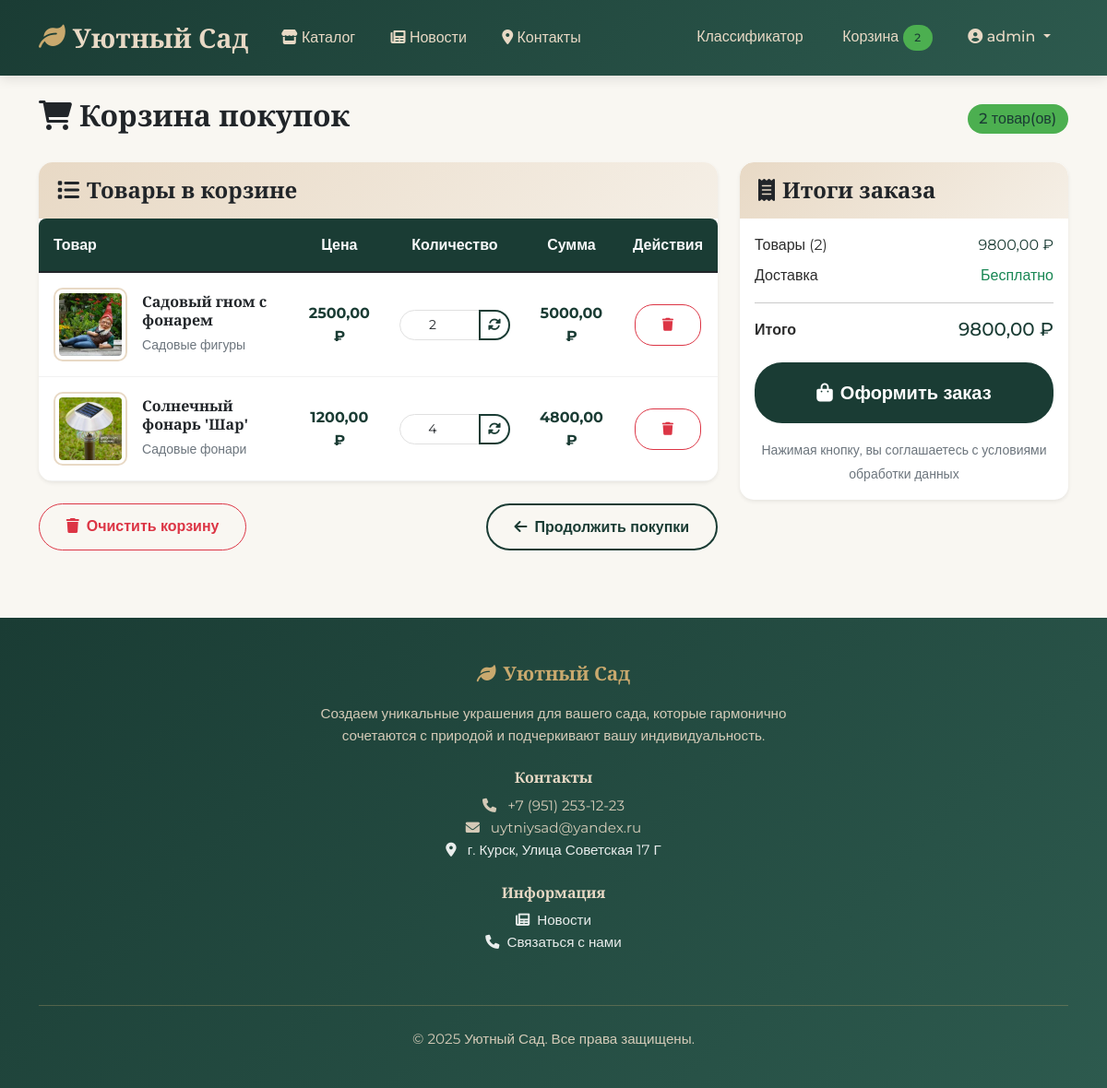
The app's page /cart/ (signed in) with its own data.
### cart/models.py (models this page shows, shortened)
class Cart(models.Model):
    user = models.ForeignKey(User, on_delete=models.CASCADE)
    created_at = models.DateTimeField(auto_now_add=True)
    updated_at = models.DateTimeField(auto_now=True)
    @property
    def total_price(self):
        return sum(item.total_price for item in self.items.all())

class CartItem(models.Model):
    cart = models.ForeignKey(Cart, on_delete=models.CASCADE, related_name='items')
    product = models.ForeignKey(Product, on_delete=models.CASCADE)
    quantity = models.PositiveIntegerField(default=1)
    @property
    def total_price(self):
        return self.product.price * self.quantity

### products/models.py (models this page shows, shortened)
class Product(models.Model):
    name = models.CharField(max_length=100, verbose_name="Название")
    slug = models.SlugField(max_length=100, unique=True, blank=True, verbose_name="URL")
    description = models.TextField(verbose_name="Описание")
    price = models.DecimalField(max_digits=10, decimal_places=2, verbose_name="Цена")
    image = models.ImageField(upload_to='products', verbose_name="Изображение")
    category = models.ForeignKey(Category, on_delete=models.CASCADE, verbose_name="Категория")
    in_stock = models.BooleanField(default=True, verbose_name="В наличии")
    created_at = models.DateTimeField(auto_now_add=True, verbose_name="Дата создания")
    updated_at = models.DateTimeField(auto_now=True, verbose_name="Дата обновления")
    class Meta:
        verbose_name = "Товар"
        verbose_name_plural = "Товары"
        ordering = ['-created_at']
    @property
    def image_url(self):
        if self.image and hasattr(self.image, 'url'):
            return self.image.url
        return '/static/images/product-placeholder.jpg'

class Category(models.Model):
    name = models.CharField(max_length=100, verbose_name="Название")
    slug = models.SlugField(max_length=100, unique=True, blank=True, verbose_name="URL")
    description = models.TextField(blank=True, verbose_name="Описание")
    image = models.ImageField(upload_to='categories', blank=True, null=True, verbose_name="Изображение")
    icon = models.CharField(max_length=50, default='leaf', verbose_name="Иконка")
    class Meta:
        verbose_name = "Категория"
        verbose_name_plural = "Категории"

### cart/views.py (the view)
# urls.py: path('', views.cart_view, name='cart_view'),
@login_required
def cart_view(request):
    cart = get_or_create_cart(request.user)
    return render(request, 'cart/cart.html', {'cart': cart})

### templates/cart/cart.html (shortened to what this page needs)
{% extends 'base.html' %}
{% block content %}
<div class="row">
    <div class="col-12">
        <div class="d-flex justify-content-between align-items-center mb-4">
            <h1 class="h2 fw-bold text-dark"><i class="fas fa-shopping-cart me-2"></i>Корзина покупок</h1>
            <span class="badge bg-success fs-6 cart-badge">{{ cart.items.count }} товар(ов)</span>
        </div>
    </div>
</div>
{% if cart.items.exists %}
<div class="row">
    <div class="col-lg-8">
        <div class="card border-0 shadow-sm mb-4">
            <div class="card-header border-0 py-3" style="background: var(--gradient-light);">
                <h4 class="mb-0 text-dark"><i class="fas fa-list me-2"></i>Товары в корзине</h4>
            </div>
            <div class="card-body p-0">
                <div class="table-responsive">
                    <table class="table table-hover align-middle mb-0">
                        <thead style="background: var(--primary-dark); color: var(--text-light);">
                            <tr>
                                <th style="width: 60%">Товар</th>
                                <th class="text-center">Цена</th>
                                <th class="text-center">Количество</th>
                                <th class="text-center">Сумма</th>
                                <th class="text-center">Действия</th>
                            </tr>
                        </thead>
                        <tbody>
                            {% for item in cart.items.all %}
                            <tr class="cart-item" style="transition: all 0.3s ease;">
                                <td>
                                    <div class="d-flex align-items-center">
                                        <img src="{{ item.product.image.url }}" alt="{{ item.product.name }}"
                                             class="img-thumbnail me-3" style="width: 80px; height: 80px; object-fit: cover; border-radius: 10px;">
                                        <div>
                                            <h6 class="mb-1 fw-bold">{{ item.product.name }}</h6>
                                            <small class="text-muted">{{ item.product.category.name }}</small>
                                        </div>
                                    </div>
                                </td>
                                <td class="text-center">
                                    <span class="fw-bold" style="color: var(--primary-dark);">{{ item.product.price }} ₽</span>
                                </td>
                                <td class="text-center">
                                    <form method="post" action="{% url 'update_cart_item' item.id %}" class="d-inline-flex align-items-center">
                                        <div class="input-group input-group-sm" style="width: 120px;">
                                            <input type="number" name="quantity" value="{{ item.quantity }}" min="1"
                                                   class="form-control text-center" style="border-radius: 20px 0 0 20px;">
                                            <button type="submit" class="btn btn-outline-success" title="Обновить" style="border-radius: 0 20px 20px 0;">
                                                <i class="fas fa-sync-alt"></i>
                                            </button>
                                        </div>
                                    </form>
                                </td>
                                <td class="text-center">
                                    <span class="fw-bold" style="color: var(--primary-dark);">{{ item.total_price }} ₽</span>
                                </td>
                                <td class="text-center">
                                    <a href="{% url 'remove_from_cart' item.id %}" class="btn btn-outline-danger btn-sm" title="Удалить" style="border-radius: 20px;">
                                        <i class="fas fa-trash"></i>
                                    </a>
                                </td>
                            </tr>
                            {% endfor %}
                        </tbody>
                    </table>
                </div>
            </div>
        </div>
        <div class="d-flex justify-content-between">
            <a href="{% url 'clear_cart' %}" class="btn btn-outline-danger" style="border-radius: 30px;">
                <i class="fas fa-trash me-2"></i>Очистить корзину
            </a>
            <a href="{% url 'product_list' %}" class="btn btn-outline-success" style="border-radius: 30px;">
                <i class="fas fa-arrow-left me-2"></i>Продолжить покупки
            </a>
        </div>
    </div>
    <div class="col-lg-4">
        <div class="card border-0 shadow-sm order-summary-card" style="border-radius: 15px;">
            <div class="card-header border-0 py-3" style="background: var(--gradient-light); border-radius: 15px 15px 0 0;">
                <h4 class="mb-0 text-dark"><i class="fas fa-receipt me-2"></i>Итоги заказа</h4>
            </div>
            <div class="card-body">
                <div class="d-flex justify-content-between mb-2">
                    <span>Товары ({{ cart.items.count }})</span>
                    <span style="color: var(--primary-dark);">{{ cart.total_price }} ₽</span>
                </div>
                <div class="d-flex justify-content-between mb-2">
                    <span>Доставка</span>
                    <span class="text-success">Бесплатно</span>
                </div>
                <hr>
                <div class="d-flex justify-content-between mb-3">
                    <strong>Итого</strong>
                    <strong class="h5" style="color: var(--primary-dark);">{{ cart.total_price }} ₽</strong>
                </div>
                <a href="{% url 'create_order' %}" class="btn btn-success btn-lg w-100 py-3" style="border-radius: 30px;">
                    <i class="fas fa-shopping-bag me-2"></i>Оформить заказ
                </a>
                <div class="mt-3 text-center">
                    <small class="text-muted">Нажимая кнопку, вы соглашаетесь с условиями обработки данных</small>
                </div>
            </div>
        </div>
    </div>
</div>
{% endif %}
{% endblock %}

### templates/base.html (shortened to what this page needs)
{% load static %}
<!DOCTYPE html>
<html lang="ru">
<head>
    <link href="https://cdn.jsdelivr.net/npm/bootstrap@5.1.3/dist/css/bootstrap.min.css" rel="stylesheet">
    <link href="https://cdnjs.cloudflare.com/ajax/libs/font-awesome/6.0.0/css/all.min.css" rel="stylesheet">
    <link rel="stylesheet" href="{% static 'css/style.css' %}">
</head>
<body>
    <nav class="navbar navbar-expand-lg navbar-dark sticky-top">
        <div class="container">
            <a class="navbar-brand" href="{% url 'home' %}">
                <i class="fas fa-leaf"></i>Уютный Сад
            </a>
            <div class="collapse navbar-collapse" id="navbarNav">
                <ul class="navbar-nav me-auto">
                    <li class="nav-item">
                        <a class="nav-link" href="{% url 'product_list' %}">
                            <i class="fas fa-store"></i> Каталог
                        </a>
                    </li>
                    <li class="nav-item">
                        <a class="nav-link" href="{% url 'news_list' %}">
                            <i class="fas fa-newspaper"></i> Новости
                        </a>
                    </li>
                    <li class="nav-item">
                        <a class="nav-link" href="{% url 'contacts' %}">
                            <i class="fas fa-map-marker-alt"></i> Контакты
                        </a>
                    </li>
                </ul>
                <ul class="navbar-nav ms-auto">
                    {% if user.is_authenticated %}
                        <li class="nav-item">
                            <a class="nav-link" href="{% url 'plant_classifier' %}">
                                 Классификатор
                            </a>
                        </li>
                        <li class="nav-item">
                            <a class="nav-link" href="{% url 'cart_view' %}">
                                 Корзина
                                {% if cart and cart.items.count > 0 %}
                                <span class="badge bg-success cart-badge">{{ cart.items.count }}</span>
                                {% else %}
                                <span class="badge bg-success cart-badge" style="display: none;">0</span>
                                {% endif %}
                            </a>
                        </li>
                        <li class="nav-item dropdown">
                            <a class="nav-link dropdown-toggle" href="#" id="userDropdown" role="button" data-bs-toggle="dropdown">
                                <i class="fas fa-user-circle"></i> {{ user.username }}
                            </a>
                        </li>
                    {% endif %}
                </ul>
            </div>
        </div>
    </nav>
    <main class="my-4">
        <div class="container">
            {% block content %}{% endblock %}
        </div>
    </main>
    <footer class="footer">
    <div class="container">
        <div class="row justify-content-center">
            <div class="col-lg-6 col-md-8 text-center">
                <h5><i class="fas fa-leaf me-2"></i>Уютный Сад</h5>
                <p class="mb-4">Создаем уникальные украшения для вашего сада, которые гармонично сочетаются с природой и подчеркивают вашу индивидуальность.</p>
                <div class="mb-4">
                    <h6>Контакты</h6>
                    <ul class="list-unstyled">
                        <li><i class="fas fa-phone me-2"></i> +7 (951) 253-12-23</li>
                        <li><i class="fas fa-envelope me-2"></i> uytniysad@yandex.ru</li>
                        <li><a href="{% url 'contacts' %}" class="text-white text-decoration-none"><i class="fas fa-map-marker-alt me-2"></i> г. Курск, Улица Советская 17 Г</a></li>
                    </ul>
                </div>
                <div class="mb-4">
                    <h6>Информация</h6>
                    <ul class="list-unstyled">
                        <li><a href="{% url 'news_list' %}" class="text-white text-decoration-none"><i class="fas fa-newspaper me-2"></i>Новости</a></li>
                        <li><a href="{% url 'contacts' %}" class="text-white text-decoration-none"><i class="fas fa-phone me-2"></i>Связаться с нами</a></li>
                    </ul>
                </div>
            </div>
        </div>
        <div class="footer-bottom text-center">
            <p>&copy; 2025 Уютный Сад. Все права защищены.</p>
        </div>
    </div>
</footer>
</body>
</html>

### records on screen
Cart: items.count "2", total_price "9800,00"
CartItem: product.image (picture), product.name "Садовый гном с фонарем", product.category.name "Садовые фигуры", product.price "2500,00", quantity "2", total_price "5000,00"
CartItem: product.image (picture), product.name "Солнечный фонарь 'Шар'", product.category.name "Садовые фонари", product.price "1200,00", quantity "4", total_price "4800,00"

### other values on screen
{{ user.username }} "admin"
